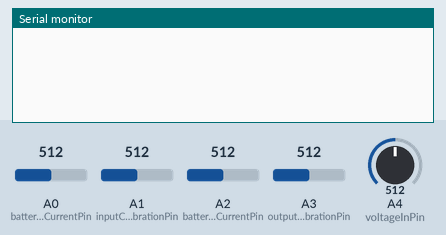
Bench run of a sketch on a simulated Arduino Uno, built with avr-gcc and run on an emulated ATmega328P. Parts: the last lines printed to the serial monitor. Inputs (shaded band) come from the test bench; at power-on: A0 (batteryInputCurrentPin) = 512, A1 (inputCalibrationPin) = 512, A2 (batteryOutputCurrentPin) = 512, A3 (outputCalibrationPin) = 512, A4 (voltageInPin) = 512. Random numbers use the default seed unless the sketch sets one.

Above: at 1.7 s.
1.8 s: A0 (batteryInputCurrentPin) set to 716
At 2.9 s:
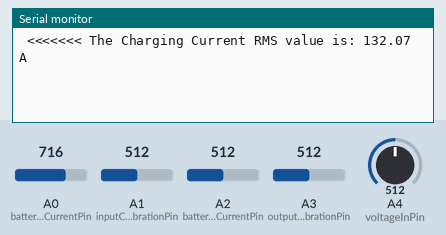
5.7 s: A1 (inputCalibrationPin) set to 716
At 8.6 s:
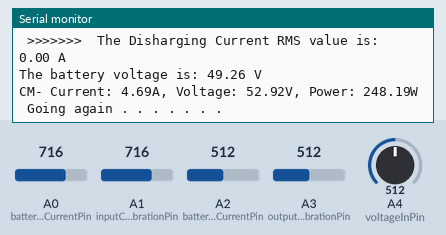
15.6 s: A2 (batteryOutputCurrentPin) set to 716
At 18.3 s:
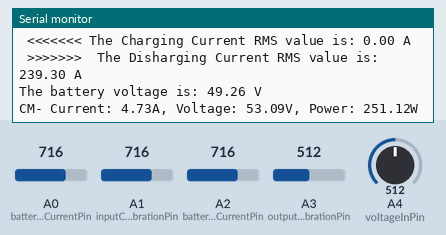
29.6 s: A3 (outputCalibrationPin) set to 30
At 30.1 s:
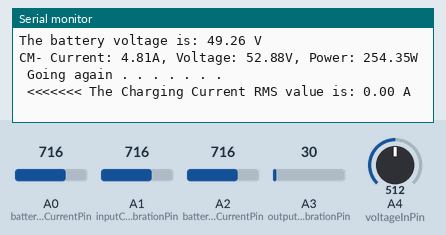
Timing chart, 0 to 32.1 s (numbered marks = the images above; inputs shaded):
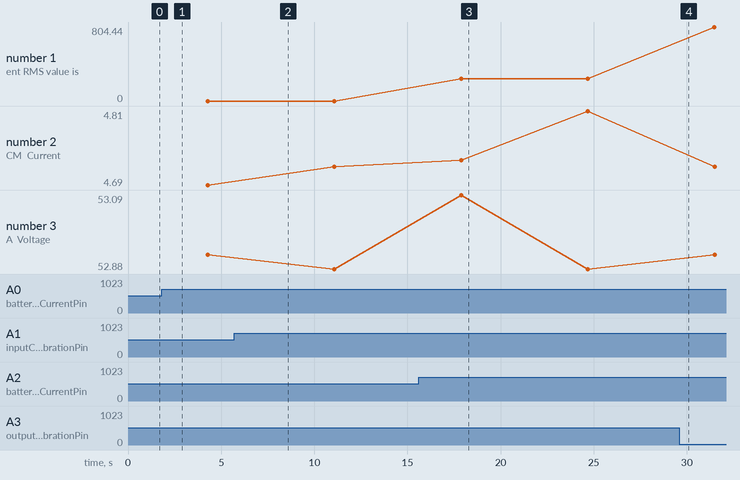

Measured:
- after the input at 1.8 s, the serial monitor: prints a new line after 0.58 s (image 1)
- after the input at 15.6 s, the serial monitor: prints a new line after 2.3 s (image 3)
- plotted number 1: 0 → 239.3 after the input at 15.6 s, 239.3 → 804.44 after the input at 29.6 s

The sketch:

FYP_battery_monitor_jomo.ino
```cpp
// DC Current and Voltage Sensing

#include <SoftwareSerial.h>

SoftwareSerial mySerial(5, 6);  // RX, TX

int decimalPrecision = 2;  // decimal places for all values shown

int batteryInputCurrentPin = A0;                                          // Pin to measure Current Value from Charge Controller to battery
int batteryOutputCurrentPin = A2;                                         // Pin to measure Current Value from battery to inverter
int inputCalibrationPin = A1, outputCalibrationPin = A3;                  // Pin to calibrate offset middle value
float batteryInputManualOffset = 1.16, batteryOutputManualOffset = 0.00;  // Key in value to manually offset the initial value
float mVperAmpValue = 4.166667, voltageCalVal = 0.984251;                 // If using "Hall-Effect" Current Transformer, key in value using this formula: mVperAmp = maximum voltage range (in milli volt) / current rating of CT
                                                                          // 150A Hall-Effect Current Transformer rated at 150A, 2.5V +/- 0.625V, mVperAmp will be 625 mV / 150A = 4.166667 mV/A
float supplyVoltage = 5000;                                               // Analog input pin maximum supply voltage, ATMEGA328P is 5000mV
float offsetSampleRead = 0;                                               /* to read the value of a sample for offset purpose later */
float currentSampleRead = 0;                                              /* to read the value of a sample including currentOffset1 value*/
float currentLastSample = 0;                                              /* to count time for each sample. Technically 1 milli second 1 sample is taken */
float currentSampleSum = 0;                                               /* accumulation of sample readings */
float currentSampleCount = 0;                                             /* to count number of sample. */
float currentMean;                                                        /* to calculate the average value from all samples, in analog values*/
float RMSCurrentMean;                                                     /* square roof of currentMean, in analog values */
float voltageInPin = A4;
float FinalRMSCurrent, chargingCurrent, disChargingCurrent, batteryVoltage; /* the final RMS current reading*/

void setup() {
  Serial.begin(115200);
  mySerial.begin(19200);
  delay(500);
}

void loop() {
  chargingCurrent = readCurrent(batteryInputCurrentPin, inputCalibrationPin, batteryInputManualOffset);
  Serial.print(" <<<<<<< The Charging Current RMS value is: ");
  Serial.print(chargingCurrent, decimalPrecision);
  Serial.println(" A ");

  disChargingCurrent = readCurrent(batteryOutputCurrentPin, outputCalibrationPin, batteryOutputManualOffset);
  Serial.print("\n >>>>>>>  The Disharging Current RMS value is: ");
  Serial.print(disChargingCurrent, decimalPrecision);
  Serial.println(" A ");

  batteryVoltage = readDcVoltage();
  Serial.print("The battery voltage is: ");
  Serial.print(batteryVoltage, decimalPrecision);
  Serial.println(" V \n");

  sendDataToNode();

  delay(3000);
  Serial.println("\n Going again . . . . . . . \n");
}

void sendDataToNode() {
  float currentVals[5] = { 4.73, 4.62, 4.69, 4.72, 4.81 };
  int randNum = random(5);

  float voltageVals[5] = { 53.16, 54.05, 53.09, 52.88, 52.92 };

  int randNum2 = random(5);
  // String vals = "CM-" + String(chargingCurrent, decimalPrecision) + "," + String(disChargingCurrent, decimalPrecision) + "," + String(batteryVoltage, decimalPrecision);
  // String vals = "CM- Current: " + String(abs(chargingCurrent), decimalPrecision) + "A, Voltage: " + String(abs(batteryVoltage), decimalPrecision) + "V, Power: " + String(abs(batteryVoltage * chargingCurrent), decimalPrecision) + "W";
  String vals = "CM- Current: " + String(currentVals[randNum], decimalPrecision) + "A, Voltage: " + String(voltageVals[randNum2], decimalPrecision) + "V, Power: " + String(abs(currentVals[randNum] * voltageVals[randNum2]), decimalPrecision) + "W";

  Serial.println(vals);
  // Send to Node via SS
  mySerial.println(vals);
}

float readDcVoltage() {
  int batSensorValue = analogRead(A4);
  float voltage = (batSensorValue * (100.0 / 1023.0)) * voltageCalVal;
  return voltage;
}

/* Read Current */
float readCurrent(int currentAnalogInputPin, int calibrationPin, float manualOffset) {

readC:  // Label to continue reading of current samples from

  if (micros() >= currentLastSample + 200) /* every 0.2 milli second taking 1 reading */
  {
    currentSampleRead = analogRead(currentAnalogInputPin) - analogRead(calibrationPin); /* read the sample value including offset value*/
    currentSampleSum = currentSampleSum + sq(currentSampleRead);                        /* accumulate total analog values for each sample readings*/
    currentSampleCount = currentSampleCount + 1;                                        /* to count and move on to the next following count */
    currentLastSample = micros();                                                       /* to reset the time again so that next cycle can start again*/
  }

  if (currentSampleCount == 4000) {
    currentMean = currentSampleSum / currentSampleCount;                                          /* average accumulated analog values*/
    RMSCurrentMean = sqrt(currentMean);                                                           /* square root of the average value*/
    FinalRMSCurrent = (((RMSCurrentMean / 1023) * supplyVoltage) / mVperAmpValue) - manualOffset; /* calculate the final RMS current*/
    if (FinalRMSCurrent <= 0.03)                                                                  /* if the current detected is less than or not up to 1%, set current value to 0A*/
    { FinalRMSCurrent = 0; }

    currentSampleSum = 0;   /* to reset accumulate sample values for the next cycle */
    currentSampleCount = 0; /* to reset number of sample for the next cycle */
    return FinalRMSCurrent;
  } else {
    goto readC;
  }
}
```
